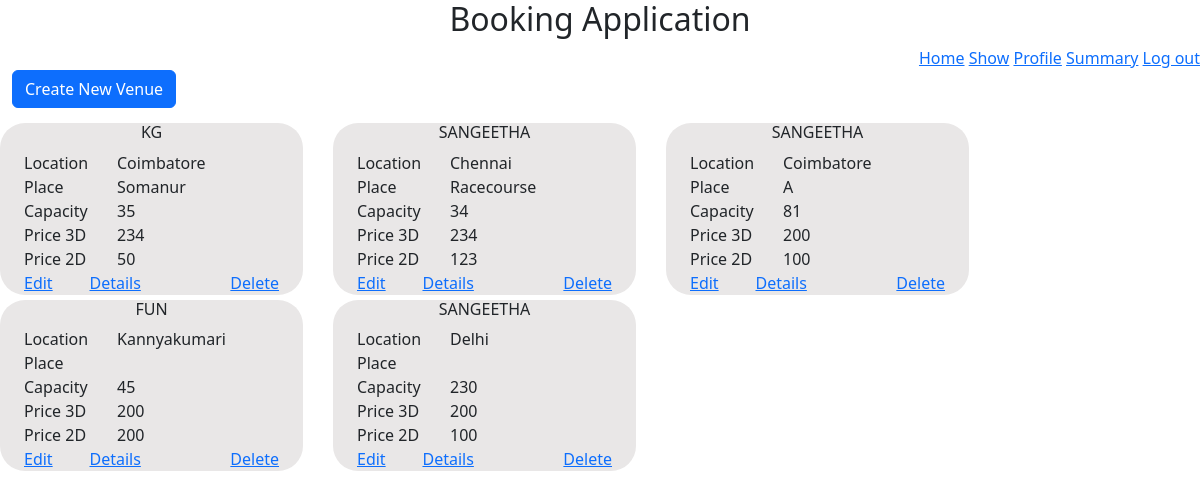
Screenshot of /admin/2/venue with the database file from the repository.
### models/module.py (models this page shows)
class Venue(db.Model):
    venue_id = db.Column(db.Integer, autoincrement=True, primary_key=True)
    venue_name = db.Column(db.String(32), nullable=False)
    place = db.Column(db.String(32))
    location = db.Column(db.String(32), nullable=False)
    max_capacity = db.Column(db.Integer, nullable=False)
    fare2D = db.Column(db.Integer, nullable=False)
    fare3D = db.Column(db.Integer, nullable=False)
    venueShows = db.relationship("Show", backref="venues", secondary="show_venue")

### application/controllers/venueAdmin.py (the view)
@app.route("/admin/<int:a_id>/venue", methods={"GET", "POST"})
def venueHome(a_id):
    if "venueError" in session:
        flash(
            "There is Still some show allocated to this Venue. So You are not allowed to delete the venue",
            "danger",
        )
        session.pop("venueError")
    allVenue = Venue.query.all()
    return render_template("admin/venueHome.html", allVenue=allVenue, adminId=a_id)

### templates/admin/VenueHome.html (shortened to what this page needs)
<!DOCTYPE html>
<html>
<head>
  <header style="text-align: center">
    <h2>Booking Application</h2>
  </header>
  <link href="https://cdn.jsdelivr.net/npm/bootstrap@5.3.0-alpha1/dist/css/bootstrap.min.css" rel="stylesheet"
 />
  <link rel="stylesheet" href="https://cdnjs.cloudflare.com/ajax/libs/font-awesome/4.7.0/css/font-awesome.min.css" />
</head>
<body>
  <div style="text-align: right">
    <a href="/admin/{{adminId}}/home">Home</a>
    <a href="/admin/{{adminId}}/show">Show</a>
    <a href="/admin/{{adminId}}/profile">Profile</a>
        <a href="/admin/{{adminId}}/summary">Summary</a>
        <a href="/admin/login">Log out</a>
  </div>
  <div style="margin-left: 1%">
    <a href="/admin/{{adminId}}/venue/create" class="btn btn-primary">Create New Venue</a>
    <div class="row" style="margin-top: 10px">
      {%for each in allVenue%}
      <div id="small" class="col-md-3">
        <div class="container">
          <div class="row">
            <div class="col  text-center text-uppercase">
              <h6>{{each.venue_name}}</h6>
            </div>
          </div>
          <div class="row">
            <div class="col-md-4">
              <label>Location</label><br />
            </div>
            <div class="col text-capitalize">
              <label>{{each.location}}</label><br />
            </div>
          </div>
          <div class="row">
            <div class="col-md-4">
              <label>Place</label><br />
            </div>
            <div class="col text-capitalize">
              <label>{{each.place}}</label><br />
            </div>
          </div>
          <div class="row">
            <div class="col-md-4  ">
              <label>Capacity</label><br />
            </div>
            <div class="col ">
              <label>{{each.max_capacity}}</label><br />
            </div>
          </div>
          <div class="row">
            <div class="col-md-4  ">
              <label>Price 3D</label><br />
            </div>
            <div class="col ">
              <label>{{each.fare3D}}</label><br />
            </div>
          </div>
          <div class="row">
            <div class="col-md-4  ">
              <label>Price 2D</label><br />
            </div>
            <div class="col ">
              <label>{{each.fare2D}}</label><br />
            </div>
          </div>
          <div class="row">
            <div class="col ">
              <a href="/admin/{{adminId}}/venue/{{each.venue_id}}/edit">Edit</a>
            </div>
            <div class="col ">
              <a href="/admin/{{adminId}}/venue/{{each.venue_id}}/details">Details</a>
            </div>
            <div class="col "></div>
            <div class="col ">
              <a href="/admin/{{adminId}}/venue/{{each.venue_id}}/delete">Delete</a>
            </div>
          </div>
        </div>
      </div>
      {%endfor%}
    </div>
</body>
</html>

### templates/admin/VenueHome.html (style rules this page uses)
* { box-sizing: border-box; }
#small { margin-right: 30px; margin-top: 5px; border-radius: 25px; background-color: #e9e7e7; }

### rows the page displays
Venue: venue_name "KG", location "Coimbatore", place "Somanur", max_capacity "35", fare3D "234", fare2D "50"
Venue: venue_name "SANGEETHA", location "Chennai", place "Racecourse", max_capacity "34", fare3D "234", fare2D "123"
Venue: venue_name "SANGEETHA", location "Coimbatore", place "A", max_capacity "81", fare3D "200", fare2D "100"
Venue: venue_name "FUN", location "Kannyakumari", max_capacity "45", fare3D "200", fare2D "200"
Venue: venue_name "SANGEETHA", location "Delhi", max_capacity "230", fare3D "200", fare2D "100"
